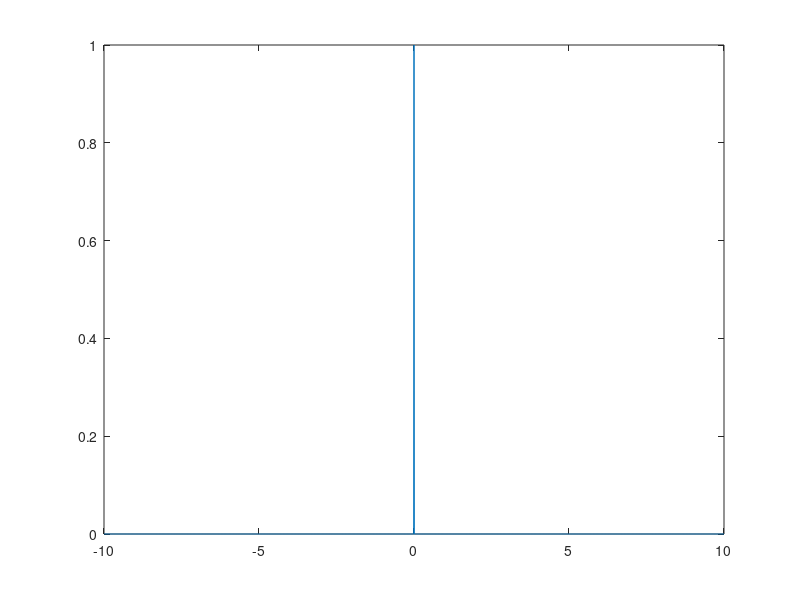
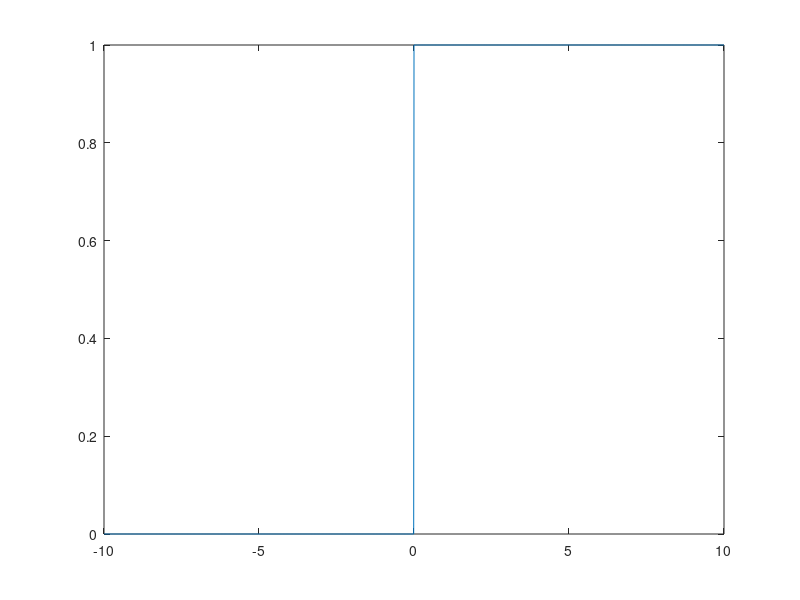
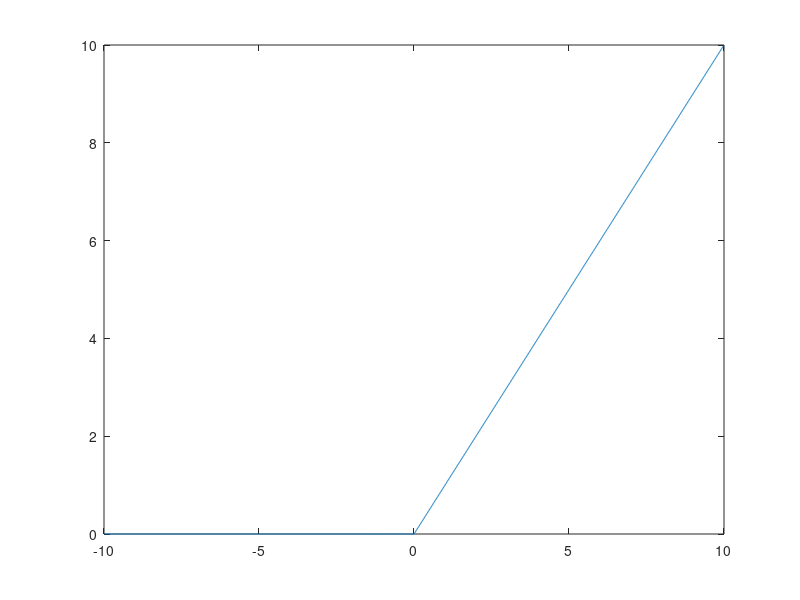
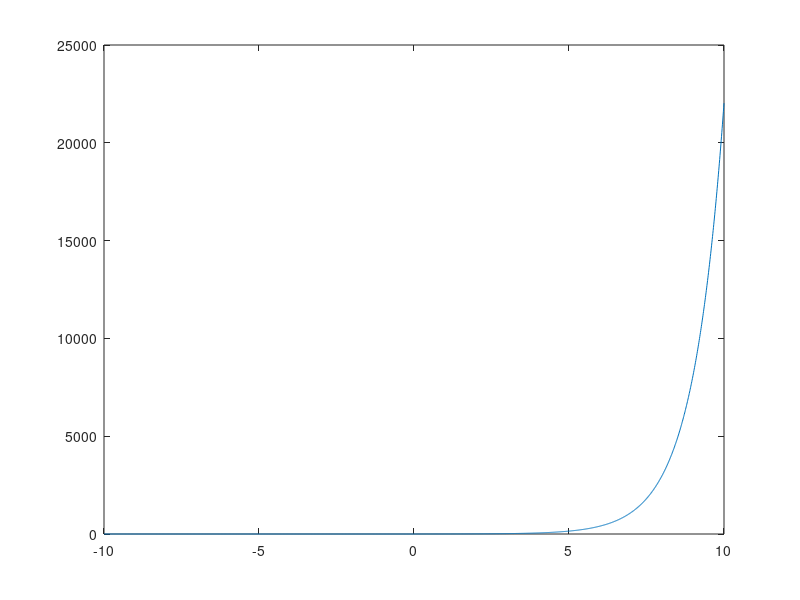

The MATLAB script that drew these images, in order:
clear all;
close all;
clc;

t = (-10:0.01:10)';

impulse = t==0;
figure(1)
plot(t,[impulse])
unitstep = t>=0;
figure(2)
plot(t,[unitstep])
ramp = t.*unitstep;
figure(3)
plot(t,[ramp])
expo = exp(t).*unitstep;
figure(4)
plot(t,[expo])
figure(5)
sqwave = 0.81*square(4*pi*t);
plot(t,sqwave)
figure(6)
sinwave = 0.81*sin(4*pi*t);
plot(t,sqwave)
